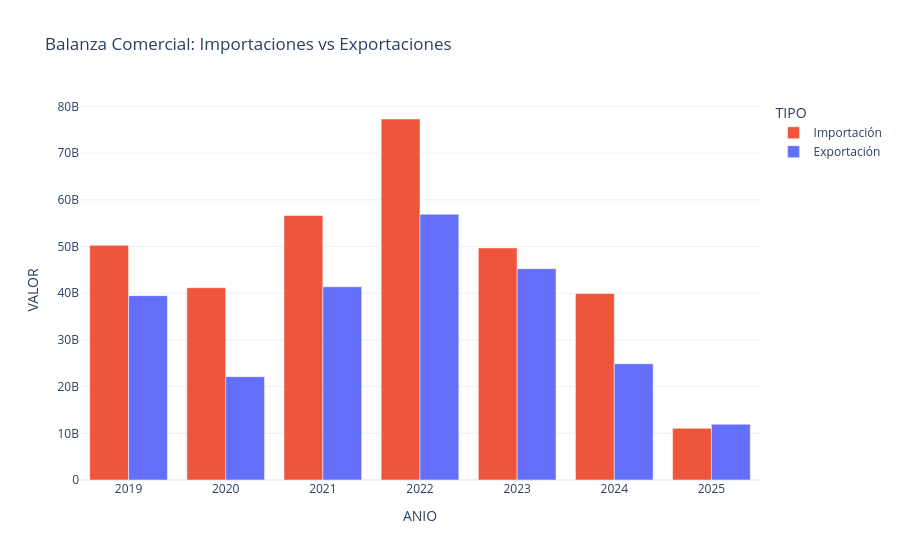

Notebook code for this chart:
### Markdown cell above
![](/Reportes/Imagenes/linea_eventos_mil_personas.png)
Coincidencialmente si tenemos tambien un pico de eventos en 2023, sin embargo, esto luce como una recuperacion desde la pandemia.

### Code cell
# Análisis de Balanza Comercial (Importaciones vs Exportaciones)
df_impo_prep = (
    q_impo
    .with_columns([
        pl.col("ANIO").alias("ANIO"),
        pl.lit("Importación").alias("TIPO"),
        pl.col("VAFODO").alias("VALOR") # Renombrar a genérico
    ])
    .select(["ANIO", "TIPO", "VALOR"])
)

df_expo_prep = (
    q_expo
    .with_columns([
        pl.col("ANIO").alias("ANIO"),
        pl.lit("Exportación").alias("TIPO"),
        pl.col("FOBDOL").alias("VALOR") # Renombrar a genérico
    ])
    .select(["ANIO", "TIPO", "VALOR"])
)

# 3. Unir (Concatenar) Verticalmente
df_balanza = pl.concat([df_impo_prep, df_expo_prep])

# 4. Agrupar para el Gráfico
datos_grafico = (
    df_balanza
    .group_by(["ANIO", "TIPO"])
    .agg(pl.col("VALOR").sum())
    .sort("ANIO")
    .collect()
    .to_pandas()
)

# 5. Graficar usando tu función
ruta_imagenes = os.path.join('..', 'Reportes', 'Imagenes')
fig = viz.graficar_balanza_comercial(datos_grafico)
fig.show()
fig.write_image(os.path.join(ruta_imagenes, 'balanza_comercial.png'))

# 6. Calcular Déficit/Superávit (Opcional: Matemática financiera)
df_pivot = datos_grafico.pivot(index='ANIO', columns='TIPO', values='VALOR')
df_pivot['Balanza'] = df_pivot['Exportación'] - df_pivot['Importación']
print("Balanza Comercial (USD):")
print(df_pivot)

### Figure 1 — Plotly figure (JSON) as saved in the notebook; plotly's stock layout.template omitted (floating-point values rounded to 4 significant figures)
{"data": [{"alignmentgroup": "True", "hovertemplate": "TIPO=Importación<br>ANIO=%{x}<br>VALOR=%{y}<extra></extra>", "legendgroup": "Importación", "marker": {"color": "#EF553B", "pattern": {"shape": ""}}, "name": "Importación", "offsetgroup": "Importación", "orientation": "v", "showlegend": true, "textposition": "auto", "type": "bar", "x": [null, "2019", "2020", "2021", "2022", "2023", "2024", "2025"], "xaxis": "x", "y": [0.0, 50270000000.0, 41190000000.0, 56650000000.0, 77330000000.0, 49720000000.0, 39960000000.0, 11060000000.0], "yaxis": "y"}, {"alignmentgroup": "True", "hovertemplate": "TIPO=Exportación<br>ANIO=%{x}<br>VALOR=%{y}<extra></extra>", "legendgroup": "Exportación", "marker": {"color": "#636EFA", "pattern": {"shape": ""}}, "name": "Exportación", "offsetgroup": "Exportación", "orientation": "v", "showlegend": true, "textposition": "auto", "type": "bar", "x": ["2019", "2020", "2021", "2022", "2023", "2024", "2025"], "xaxis": "x", "y": [39490000000.0, 22140000000.0, 41390000000.0, 56910000000.0, 45280000000.0, 24900000000.0, 11940000000.0], "yaxis": "y"}], "layout": {"barmode": "group", "legend": {"title": {"text": "TIPO"}, "tracegroupgap": 0}, "title": {"text": "Balanza Comercial: Importaciones vs Exportaciones"}, "xaxis": {"anchor": "y", "domain": [0, 1], "title": {"text": "ANIO"}}, "yaxis": {"anchor": "x", "domain": [0, 1], "title": {"text": "VALOR"}}}}
